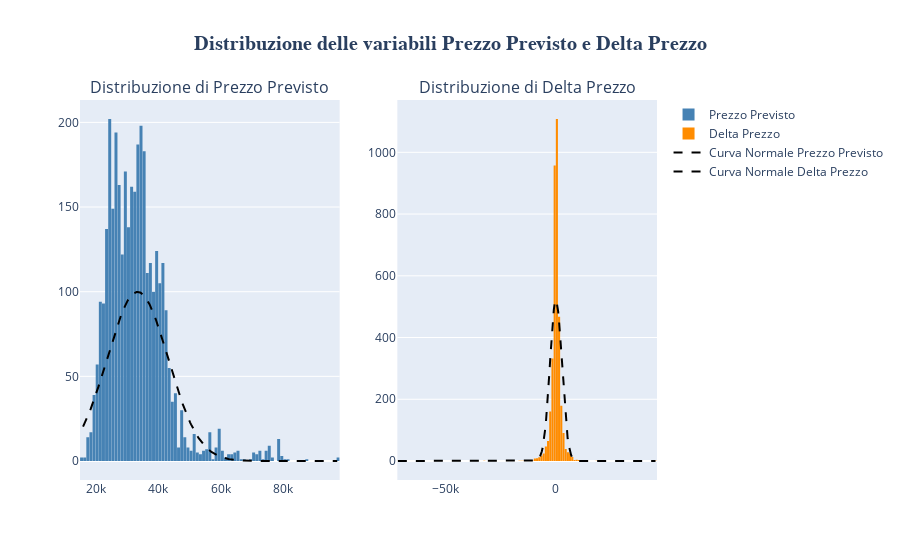

Notebook code cell kept with this figure:
### Code cell
plot_price_prediction_distributions(data_ml)

### Figure 1 — Plotly figure (JSON) as saved in the notebook; plotly's stock layout.template omitted (floating-point values rounded to 4 significant figures; data arrays with more than 128 entries replaced by an {"elided": "..."} marker saying what was removed)
{"data": [{"marker": {"color": "steelblue"}, "name": "Prezzo Previsto", "nbinsx": 120, "type": "histogram", "x": {"elided": "3609 float values"}, "xaxis": "x", "yaxis": "y"}, {"marker": {"color": "darkorange"}, "name": "Delta Prezzo", "nbinsx": 120, "type": "histogram", "x": {"elided": "3609 float values"}, "xaxis": "x2", "yaxis": "y2"}, {"line": {"color": "black", "dash": "dash"}, "mode": "lines", "name": "Curva Normale Prezzo Previsto", "type": "scatter", "x": {"elided": "300 float values"}, "xaxis": "x", "y": {"elided": "300 float values"}, "yaxis": "y"}, {"line": {"color": "black", "dash": "dash"}, "mode": "lines", "name": "Curva Normale Delta Prezzo", "type": "scatter", "x": {"elided": "300 float values"}, "xaxis": "x2", "y": {"elided": "300 float values"}, "yaxis": "y2"}], "layout": {"annotations": [{"font": {"size": 16}, "showarrow": false, "text": "Distribuzione di Prezzo Previsto", "x": 0.225, "xanchor": "center", "xref": "paper", "y": 1, "yanchor": "bottom", "yref": "paper"}, {"font": {"size": 16}, "showarrow": false, "text": "Distribuzione di Delta Prezzo", "x": 0.775, "xanchor": "center", "xref": "paper", "y": 1, "yanchor": "bottom", "yref": "paper"}], "bargap": 0.05, "showlegend": true, "title": {"font": {"family": "Arial", "size": 20, "weight": "bold"}, "text": "Distribuzione delle variabili Prezzo Previsto e Delta Prezzo", "x": 0.5, "xanchor": "center"}, "xaxis": {"anchor": "y", "domain": [0, 0.45]}, "xaxis2": {"anchor": "y2", "domain": [0.55, 1]}, "yaxis": {"anchor": "x", "domain": [0, 1]}, "yaxis2": {"anchor": "x2", "domain": [0, 1]}}}
